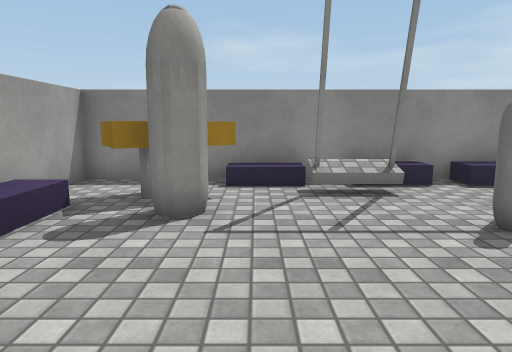
[1] (above)

13 first-person views from a walk through a Unity game level. The camera is 1.2 m above the floor, tilts 8° down and sees 70° across. The floor is counted in squares, 1 m on a side. Each view is taken from the middle of a square. On the plan, view 1 faces up. The plan holds only what a view shows up to about 15 squares ahead; the rest is blank. Surface patterns are stand-ins for the level's own textures.

[2]
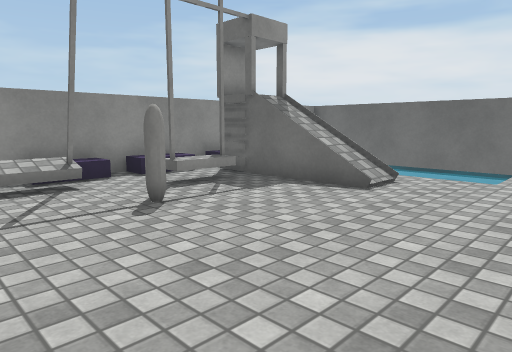

[3]
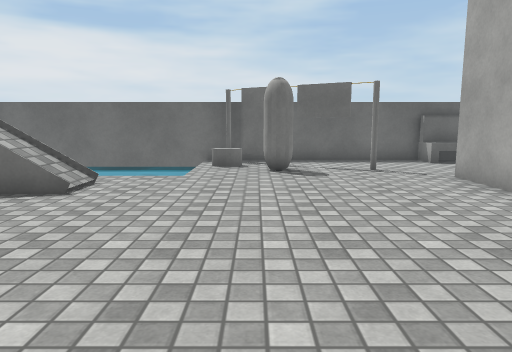

[4]
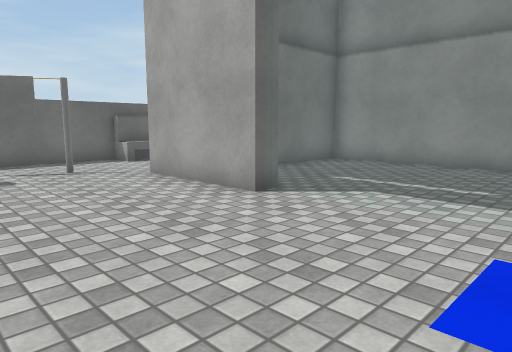

[5]
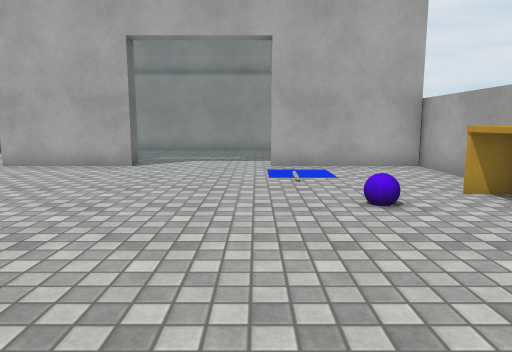

[6]
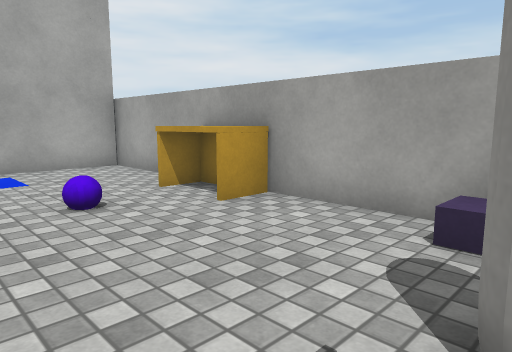

[7]
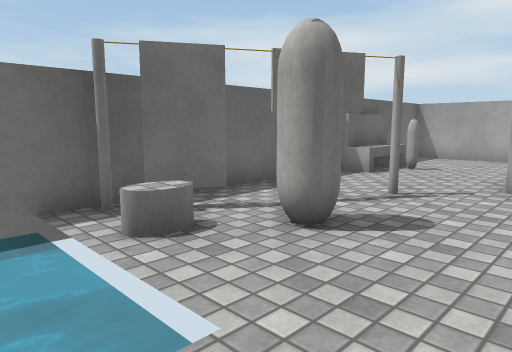

[8]
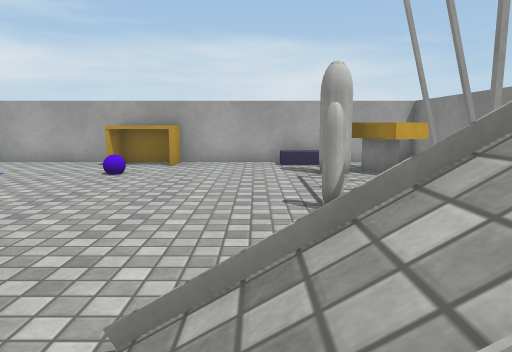

[9]
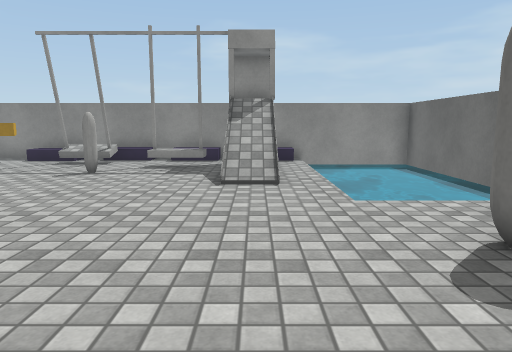

[10]
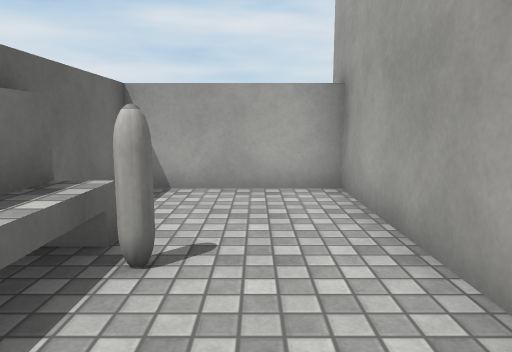

[11]
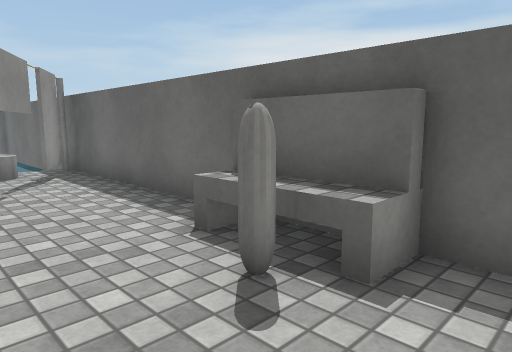

[12]
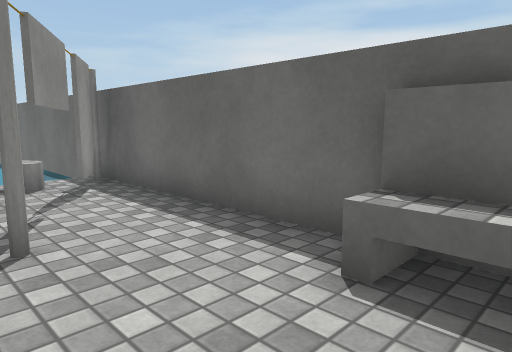

[13]
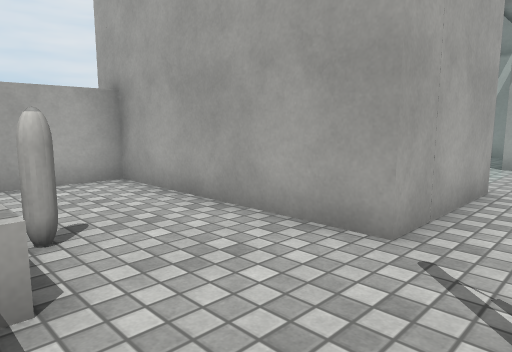

### Floor plan
Key: @ floor where view 1 was taken; # wall or solid block; . floor; / step, stairs or slope; = window, fence, low wall or low ledge; ≈ water the walk keeps out of; v drop or lower ground; C capsule; H house; O other object.
Columns run from 4 left of view 1 to 13 right of it. Each row starts with its distance up from view 1.
  8 ##################
  7 #. O.......O.≈≈≈≈#
  6 #.OOOOO.#.#O.≈≈≈≈#
  5 #.O#......#/.≈≈≈≈#
  4 #......#..v/.≈≈≈≈#
  3 #.........=/.≈≈≈≈#
  2 #............≈≈≈≈#
  1 #............≈≈≈≈#
  0 #O..@..........O##
 -1 #O...........CCOO#
 -2 #.............CO.#
 -3 #.............O..#
 -4 #.............O..#
 -5 #................#
 -6 #HHHH====HHHH....#
 -7 ##          H...O#
 -8             H..OO#
 -9            #H...O#
-10            #H....#
-11            #H....#
-12       ######H#####
-13             H

Where each view was taken, in squares from view 1:
view 1: 0 up, 0 right, facing up
view 2: 1 down, 0 right, facing up-right
view 3: 1 down, 0 right, facing right
view 4: 1 down, 0 right, facing down-right
view 5: 5 up, 1 right, facing down
view 6: 5 up, 1 right, facing down-left
view 7: 2 up, 7 right, facing down-right
view 8: 3 up, 8 right, facing left
view 9: 5 down, 7 right, facing up
view 10: 5 down, 10 right, facing down
view 11: 10 down, 9 right, facing up-right
view 12: 8 down, 9 right, facing up-right
view 13: 4 down, 12 right, facing down-left
